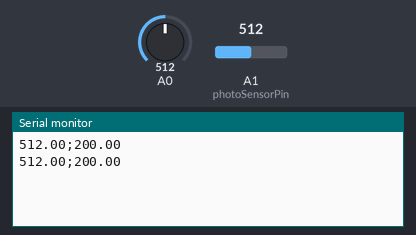
Recording of a sketch running on a simulated Arduino Uno, built with avr-gcc and run on an emulated ATmega328P. Shown: the last lines printed to the serial monitor. Inputs (shaded band) come from the test bench; at power-on: A0 = 512, A1 (photoSensorPin) = 512.

Above: at 1.8 s.
1.9 s: A0 set to 716
At 2.4 s:
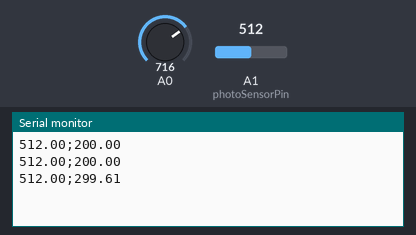
3.4 s: A1 (photoSensorPin) set to 716
At 4.7 s:
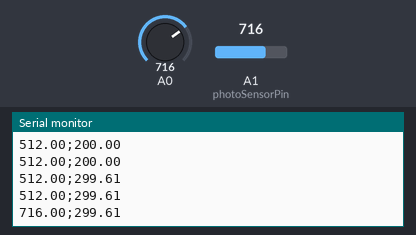
4.9 s: A0 set to 900
At 5.8 s:
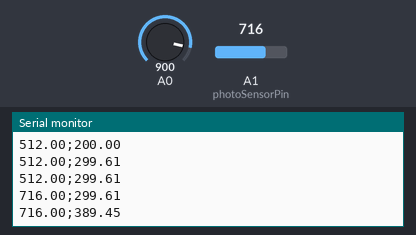
6.4 s: A1 (photoSensorPin) set to 900
At 7.6 s:
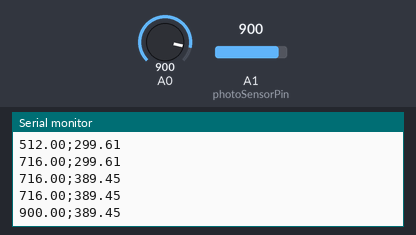
Timing chart, 0 to 8.9 s (numbered marks = the images above; inputs shaded):
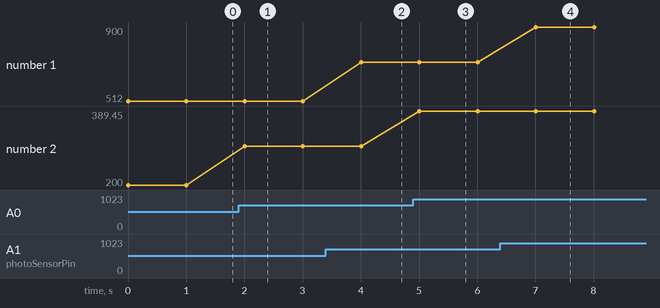

The sketch:

temperature_and_light_reading.ino
```cpp
const int temperaturePin = 0;
const int photoSensorPin = 1;

void setup()
{
  Serial.begin(9600);
}

void loop()
{
  float lightLevel = analogRead(photoSensorPin);

  float voltage = getVoltage(temperaturePin);
  float degreesC = (voltage - 0.5) * 100.0;

  Serial.print(lightLevel);
  Serial.print(";");
  Serial.print(degreesC);
  Serial.println();

  delay(1000);
}

float getVoltage(int pin)
{
  return (analogRead(pin) * 0.004882814);
}
```

Measured:
- after the input at 1.9 s, the serial monitor: prints a new line after 0.10 s (image 1)
- after the input at 3.4 s, the serial monitor: prints a new line after 0.61 s (image 2)
- after the input at 4.9 s, the serial monitor: prints a new line after 0.11 s (image 3)
- after the input at 6.4 s, the serial monitor: prints a new line after 0.61 s (image 4)
- plotted number 1: 512 → 716 after the input at 3.4 s, 716 → 900 after the input at 6.4 s
- plotted number 2: 200 → 299.61 after the input at 1.9 s, 299.61 → 389.45 after the input at 4.9 s
